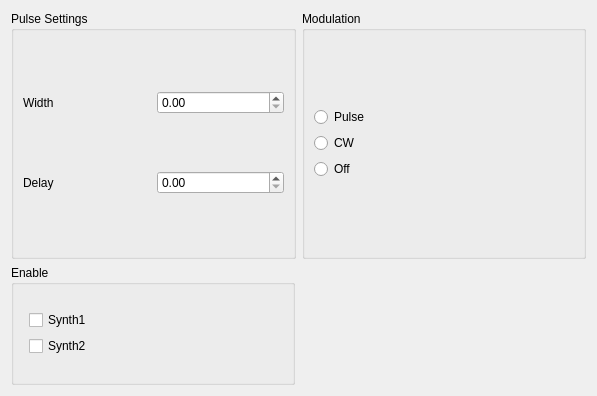
<?xml version="1.0" encoding="UTF-8"?>
<ui version="4.0">
 <class>ControlTab</class>
 <widget class="QWidget" name="ControlTab">
  <property name="geometry">
   <rect>
    <x>0</x>
    <y>0</y>
    <width>597</width>
    <height>396</height>
   </rect>
  </property>
  <property name="windowTitle">
   <string>Form</string>
  </property>
  <layout class="QVBoxLayout" name="verticalLayout_7">
   <item>
    <layout class="QVBoxLayout" name="lo_ControlLayout">
     <item>
      <layout class="QHBoxLayout" name="horizontalLayout_3">
       <item>
        <widget class="QGroupBox" name="gbPulseSettings">
         <property name="sizePolicy">
          <sizepolicy hsizetype="Expanding" vsizetype="Preferred">
           <horstretch>0</horstretch>
           <verstretch>0</verstretch>
          </sizepolicy>
         </property>
         <property name="title">
          <string>Pulse Settings</string>
         </property>
         <layout class="QVBoxLayout" name="verticalLayout_3">
          <item>
           <layout class="QHBoxLayout" name="horizontalLayout">
            <item>
             <widget class="QLabel" name="lblWidth">
              <property name="text">
               <string>Width</string>
              </property>
             </widget>
            </item>
            <item>
             <widget class="QDoubleSpinBox" name="sbWidth"/>
            </item>
           </layout>
          </item>
          <item>
           <layout class="QHBoxLayout" name="horizontalLayout_2">
            <item>
             <widget class="QLabel" name="lblDelay">
              <property name="text">
               <string>Delay</string>
              </property>
             </widget>
            </item>
            <item>
             <widget class="QDoubleSpinBox" name="sbDelay"/>
            </item>
           </layout>
          </item>
         </layout>
        </widget>
       </item>
       <item>
        <widget class="QGroupBox" name="gbModulation">
         <property name="sizePolicy">
          <sizepolicy hsizetype="Expanding" vsizetype="Preferred">
           <horstretch>0</horstretch>
           <verstretch>0</verstretch>
          </sizepolicy>
         </property>
         <property name="title">
          <string>Modulation</string>
         </property>
         <layout class="QVBoxLayout" name="verticalLayout_4">
          <item>
           <layout class="QVBoxLayout" name="verticalLayout">
            <item>
             <widget class="QRadioButton" name="rbPulse">
              <property name="text">
               <string>Pulse</string>
              </property>
             </widget>
            </item>
            <item>
             <widget class="QRadioButton" name="rbCW">
              <property name="text">
               <string>CW</string>
              </property>
             </widget>
            </item>
            <item>
             <widget class="QRadioButton" name="rbOff">
              <property name="text">
               <string>Off</string>
              </property>
             </widget>
            </item>
           </layout>
          </item>
         </layout>
        </widget>
       </item>
      </layout>
     </item>
     <item>
      <widget class="QGroupBox" name="gbEnable">
       <property name="sizePolicy">
        <sizepolicy hsizetype="MinimumExpanding" vsizetype="Preferred">
         <horstretch>0</horstretch>
         <verstretch>0</verstretch>
        </sizepolicy>
       </property>
       <property name="maximumSize">
        <size>
         <width>284</width>
         <height>120</height>
        </size>
       </property>
       <property name="title">
        <string>Enable</string>
       </property>
       <layout class="QVBoxLayout" name="verticalLayout_5">
        <property name="leftMargin">
         <number>9</number>
        </property>
        <item>
         <layout class="QVBoxLayout" name="verticalLayout_2">
          <property name="leftMargin">
           <number>6</number>
          </property>
          <item>
           <widget class="QCheckBox" name="cbSynth1">
            <property name="text">
             <string>Synth1</string>
            </property>
           </widget>
          </item>
          <item>
           <widget class="QCheckBox" name="cbSynth2">
            <property name="text">
             <string>Synth2</string>
            </property>
           </widget>
          </item>
         </layout>
        </item>
       </layout>
      </widget>
     </item>
    </layout>
   </item>
  </layout>
 </widget>
 <resources/>
 <connections/>
</ui>
